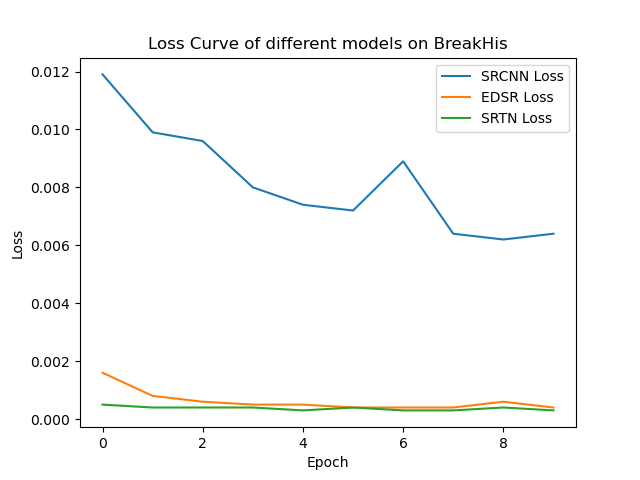

This chart was generated by the following Python code:
import matplotlib.pyplot as plt

# Open file and read data
with open('D:\project\jq\model\\breakhis_srcnn\loss.txt', 'r') as file:
    data_srcnn = file.readlines()

test_loss_srcnn = [float(line.split(':')[1].strip()) for line in data_srcnn if 'Test Loss' in line]

with open('D:\project\jq\model\\breakhis_edsr\loss.txt', 'r') as file:
    data_edsr = file.readlines()

test_loss_edsr = [float(line.split(':')[1].strip()) for line in data_edsr if 'Test Loss' in line]

with open('D:\project\jq\model\\breakhis_SRTN\loss.txt', 'r') as file:
    data_srtn = file.readlines()

test_loss_strn = [float(line.split(':')[1].strip()) for line in data_srtn if 'Test Loss' in line]


# Add Test Loss Curve
plt.plot(test_loss_srcnn, label='SRCNN Loss')
plt.plot(test_loss_edsr, label='EDSR Loss')
plt.plot(test_loss_strn, label='SRTN Loss')

#Add axis labels and titles
plt.xlabel('Epoch')
plt.ylabel('Loss')
plt.title('Loss Curve of different models on BreakHis')

# Add Legend
plt.legend()

# Display graphics
plt.show()
